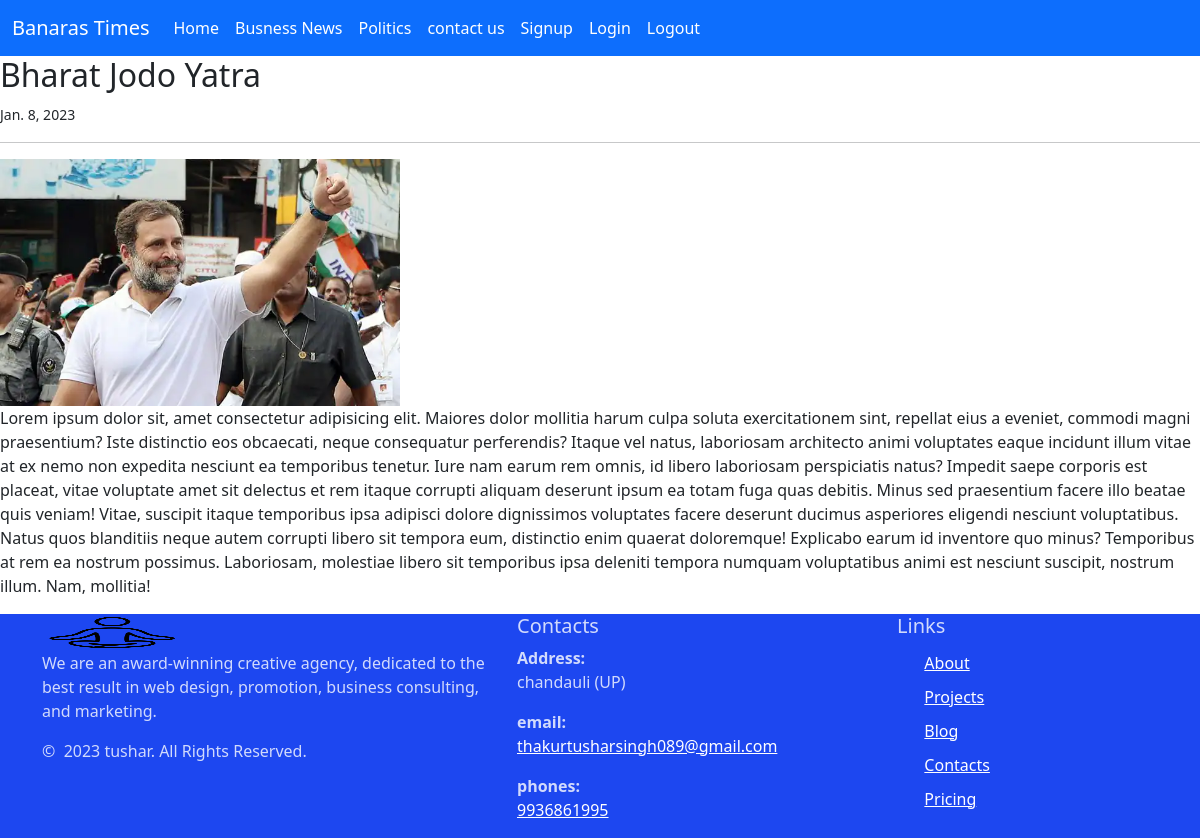
Screenshot of /accounts/PoliticsDetail/bharat-jodo-yatara with the database file from the repository.
### myapp/models.py (models this page shows)
class Commoninformation(models.Model):
    title=models.CharField(max_length=200,unique=True)
    slug=models.SlugField(max_length=200,unique=True)
    content=models.TextField()
    image=models.ImageField(upload_to='myimage')
    date=models.DateField()
    class Meta:
        abstract=True

class Politics(Commoninformation):
    author=models.ForeignKey(User,on_delete=models.CASCADE,related_name='Politics_blog')

### myapp/views.py (the view)
# urls.py: path("PoliticsDetail/<slug:slug>",views.PoliticsDetail.as_view(), name="PoliticsDetail"),
class PoliticsDetail(DetailView):
    template_name='myapp/politicsdetail.html'
    model=Politics

### myapp/templates/myapp/politicsdetail.html
{% extends 'myapp/base.html' %}
{% load static %}
{% block x1 %}
<h2>{{politics.title}}</h2>
<small>{{politics.date}}</small>
<hr>
<img src="{{politics.image.url}}" class="img-fluid" alt="..." height="400px" width="400">
<br>
<p>
{{politics.content}}
</p>
{% endblock x1 %}

### myapp/templates/myapp/base.html (shortened to what this page needs)
<!doctype html>
{% load static %}
<html lang="en">
  <head>
    <link rel="stylesheet" href="{% static 'css/style.css' %}">
    <link rel="stylesheet" href="https://cdnjs.cloudflare.com/ajax/libs/font-awesome/5.15.2/css/all.min.css"/>
    <link href="https://cdn.jsdelivr.net/npm/bootstrap@5.3.0-alpha1/dist/css/bootstrap.min.css" rel="stylesheet">
  </head>
  <body>
    {% include 'myapp/nav.html' %}
   {% block x1 %}     {% endblock x1 %}
   {% include 'myapp/footer.html' %}
  </body>
</html>

### myapp/templates/myapp/nav.html (shortened to what this page needs)
<nav class="navbar navbar-expand-sm bg-primary navbar-dark">
    <div class="container-fluid">
      <a class="navbar-brand" href="#">Banaras Times</a>
      <div class="collapse navbar-collapse" id="navbarNav">
        <ul class="navbar-nav">
          <li class="nav-item">
            <a class="nav-link active" aria-current="page" href="{% url 'Home' %}">Home</a>
          </li>
          <li class="nav-item">
            <a class="nav-link active" href="{% url 'busnesshome' %}">Busness News</a>
          </li>
          <li class="nav-item">
            <a class="nav-link active" href="{% url 'politicshome' %}">Politics</a>
          </li>
          <li class="nav-item">
            <a class="nav-link active" href="{% url 'contact' %}">contact us</a>
          </li>
          <li class="nav-item">
            <a class="nav-link active" href="{% url 'signup' %}">Signup</a>
          </li>
          <li class="nav-item">
            <a class="nav-link active" href="{% url 'login' %}">Login</a>
          </li>
          <li class="nav-item">
            <a class="nav-link active" href="{% url 'logout' %}">Logout</a>
          </li>
        </ul>
      </div>
    </div>
  </nav>

### myapp/templates/myapp/footer.html (shortened to what this page needs)
{% load static %}
<footer class="section footer-classic context-dark bg-image" style="background: #1d47f0;">
  <div class="container">
    <div class="row row-30">
      <div class="col-md-4 col-xl-5">
        <div class="pr-xl-4"><a class="brand" href="{% url 'Home' %}"><img class="brand-logo-light" src="{% static 'image/pngegg.png' %}" alt="" width="140" height="37" srcset="images/agency/logo-retina-inverse-280x74.png 2x"></a>
          <p>We are an award-winning creative agency, dedicated to the best result in web design, promotion, business consulting, and marketing.</p>
          <p class="rights"><span>©  </span><span class="copyright-year">2023</span><span> </span><span>tushar</span><span>. </span><span>All Rights Reserved.</span></p>
        </div>
      </div>
      <div class="col-md-4">
        <h5>Contacts</h5>
        <dl class="contact-list">
          <dt>Address:</dt>
          <dd>chandauli (UP)</dd>
        </dl>
        <dl class="contact-list">
          <dt>email:</dt>
          <dd><a href="mailto:#">thakurtusharsingh089@gmail.com</a></dd>
        </dl>
        <dl class="contact-list">
          <dt>phones:</dt>
          <dd><a href="tel:#">9936861995</a> </dd>
        </dl>
      </div>
      <div class="col-md-4 col-xl-3">
        <h5>Links</h5>
        <ul class="nav-list">
          <li><a href="#">About</a></li>
          <li><a href="#">Projects</a></li>
          <li><a href="#">Blog</a></li>
          <li><a href="#">Contacts</a></li>
          <li><a href="#">Pricing</a></li>
        </ul>
      </div>
    </div>
  </div>
</footer>

### myapp/static/css/style.css (style rules this page uses)
.context-dark, .bg-gray-dark, .bg-primary { color: rgba(255, 255, 255, 0.8); }
.footer-classic a, .footer-classic a:focus, .footer-classic a:active { color: #ffffff; }
.nav-list li { padding-top: 5px; padding-bottom: 5px; }
ul, ol { list-style: none; padding: 0; margin: 0; }
.nav-list li a:before { content: "\f14f"; font: 400 21px/1 "Material Design Icons"; color: #4d6de6; display: inline-block; vertical-align: baseline; margin-left: -28px; margin-right: 7px; opacity: 0; visibility: hidden; transition: .22s ease; }

### rows the page displays
Politics: title "Bharat Jodo Yatra", date "Jan. 8, 2023", image (picture), content "Lorem ipsum dolor sit, amet consectetur adipisicing elit. Maiores dolor mollitia harum culpa soluta exercitationem sint, repellat eius a eveniet, commodi magni praesentium? Iste distinctio eos obcaecati, neque consequatur perferendis? Itaque vel natus, laboriosam architecto animi voluptates eaque incidunt illum vitae at ex nemo non expedita nesciunt ea temporibus tenetur. Iure nam earum rem omnis, id libero laboriosam perspiciatis natus? Impedit saepe corporis est placeat, vitae voluptate amet sit delectus et rem itaque corrupti aliquam deserunt ipsum ea totam fuga quas debitis. Minus sed praesentium facere illo beatae quis veniam! Vitae, suscipit itaque temporibus ipsa adipisci dolore…"
